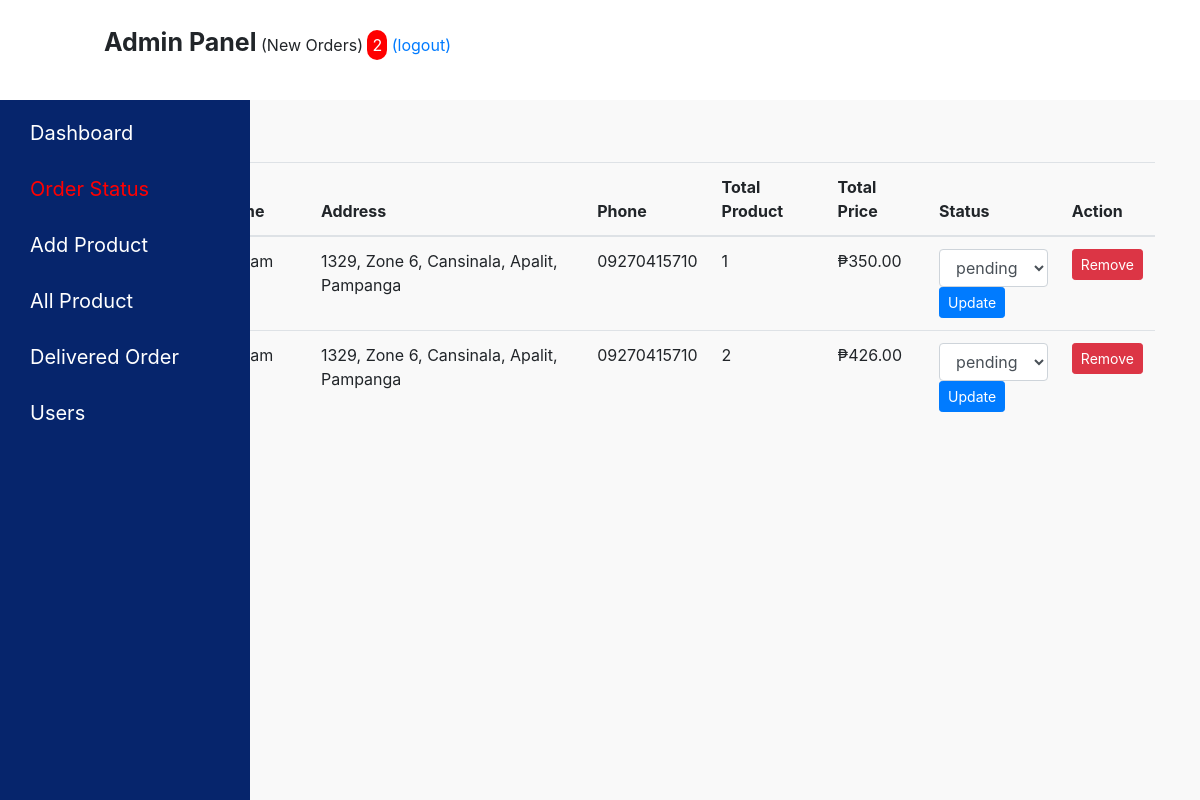
The app's page /admin/pending_orders.php (signed in), older data.
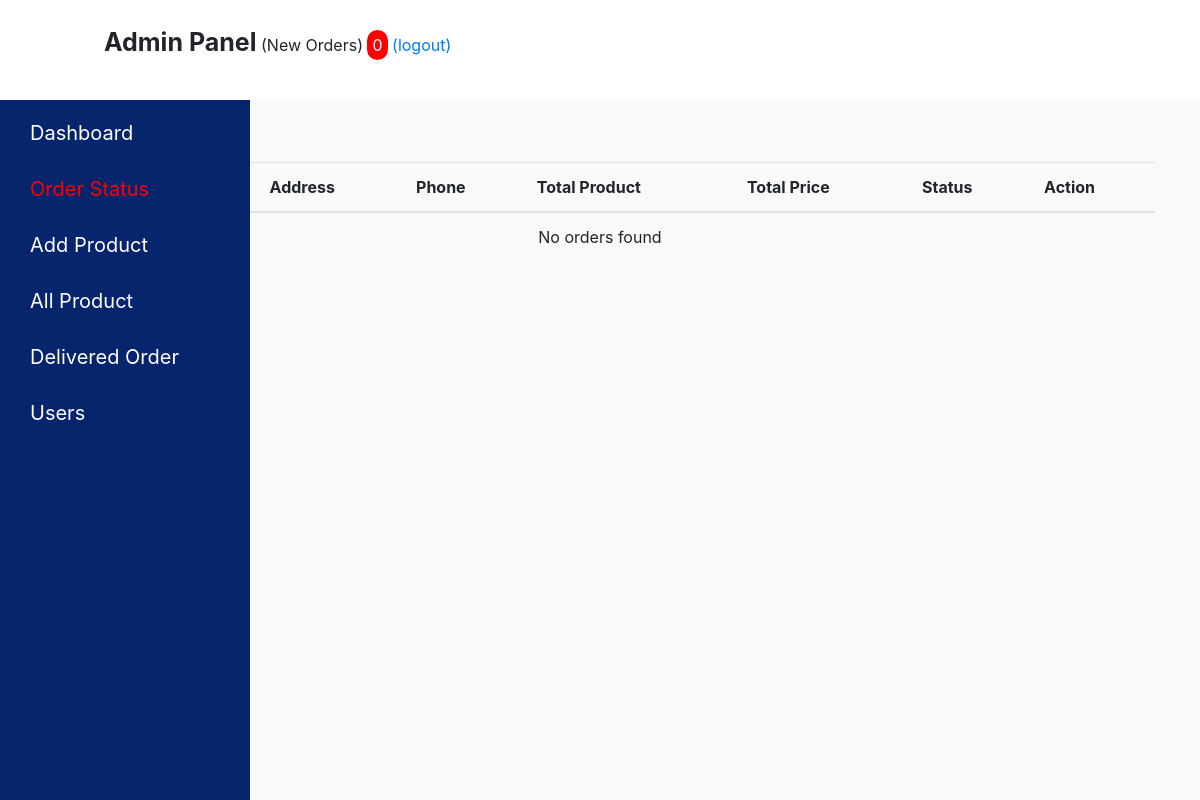
The same page, newer data.
### tables this page shows
CREATE TABLE `orders` (
  `id` int(100) NOT NULL,
  `userid` int(100) NOT NULL,
  `name` varchar(100) NOT NULL,
  `address` varchar(100) NOT NULL,
  `phone` int(100) DEFAULT NULL,
  `mobnumber` varchar(15) DEFAULT NULL,
  `payment_method` varchar(50) NOT NULL,
  `txid` varchar(100) NOT NULL,
  `totalproduct` varchar(100) NOT NULL,
  `totalprice` int(100) NOT NULL,
  `status` varchar(100) DEFAULT NULL,
  `created_at` timestamp(6) NOT NULL DEFAULT current_timestamp(6)
);

### admin/pending_orders.php (the view, shortened to what this page needs)
<?php
include 'header.php';
include 'lib/connection.php';
$sql = "SELECT * FROM orders";
$result = $conn->query($sql);
?>
<!DOCTYPE html>
<html lang="en">
<head>
    <link rel="stylesheet" href="css/pending_orders.css">
</head>
<body>
<div class="container pendingbody">
  <h5>Order Management</h5>
  <table class="table">
    <thead>
      <tr>
        <th scope="col">Date</th>
        <th scope="col">Name</th>
        <th scope="col">Address</th>
        <th scope="col">Phone</th>
        <th scope="col">Total Product</th>
        <th scope="col">Total Price</th>
        <th scope="col">Status</th>
        <th scope="col">Action</th>
      </tr>
    </thead>
    <tbody>
    <?php
    if (mysqli_num_rows($result) > 0) {
        while ($row = mysqli_fetch_assoc($result)) {
            ?>
            <tr>
              <td>
              </td>
              <td><?php echo htmlspecialchars($row["name"]); ?></td>
              <td><?php echo htmlspecialchars($row["address"]); ?></td>
              <td>
                <?php
                  $phone = $row["phone"];
                  if (preg_match('/^[0-9]+$/', $phone) && strlen($phone) >= 7 && strlen($phone) <= 15) {
                    echo htmlspecialchars($phone);
                  } elseif (!empty($row["mobnumber"])) {
                    echo htmlspecialchars($row["mobnumber"]);
                  } else {
                    echo "N/A";
                  }
                ?>
              </td>
              <td>
                <?php
                  $products = explode(',', $row["totalproduct"]);
                  $total_quantity = 0;
                  foreach ($products as $prod) {
                    if (preg_match('/\((\d+)\)/', $prod, $matches)) {
                      $total_quantity += (int)$matches[1];
                    }
                  }
                  echo htmlspecialchars($total_quantity);
                ?>
              </td>
              <td><?php echo "₱" . number_format($row["totalprice"], 2); ?></td>
              <td>
                <form action="<?php echo $_SERVER['PHP_SELF']; ?>" method="post">
                  <select name="update_status" class="form-control">
                    <option selected disabled><?php echo $row['status']; ?></option>
                  </select>
                  <input type="submit" value="Update" name="update_update_btn" class="btn btn-primary btn-sm">
                </form>
              </td>
              <td><a href="pending_orders.php?remove=<?php echo $row['id']; ?>" class="btn btn-danger btn-sm">Remove</a></td>
            </tr>
            <?php
        }
    } else {
        echo "<tr><td colspan='8' class='text-center'>No orders found</td></tr>";
    }
    ?>
    </tbody>
  </table>
</div>
</body>
</html>

### admin/header.php (shortened to what this page needs)
<?php
include 'lib/connection.php';
$sql = "SELECT * FROM orders where status='pending'";
$result = $conn -> query ($sql);
?>
<!DOCTYPE html>
<html>
<head>
	<link
	  rel="stylesheet" href="../css/bootstrap.min.css"
	/>
	<link rel="stylesheet" href="css/style.css">
</head>
<body>
	<section class="header" id="header">
		<i class="fas fa-bars fixed" onclick="openside()"></i>
		<div class="line-fixed">Admin Panel</div>
		<?php
		$c=0;
		  if (mysqli_num_rows($result) > 0) {
			while($row = mysqli_fetch_assoc($result)) {
				$c=$c+1;
			}
		}
			  ?>
		<span>(New Orders)</span>
		<span style="    border-radius: 20px;
	background-color: red;
	color: white;
	padding: 5px;"><?php echo $c ;?></span>
		<a href="a_logout.php">(logout)</a>
	</section>
	<div class="sidenav" onmouseleave="closeside()" id="sidenav"  >
		<ul class="navbar-nav">
		   <li class="nav-item">
				<a class="nav-link d" href="home.php">Dashboard</a>
			</li>
			<li class="nav-item">
				<a class="nav-link po" href="pending_orders.php">Order Status</a>
			</li>
			<li class="nav-item">
				<a class="nav-link ap" href="add_product.php">Add Product</a>
			</li>
			<li class="nav-item">
				<a class="nav-link vp" href="all_product.php">All Product</a>
			</li>
			<li class="nav-item">
				<a class="nav-link ao" href="all_orders.php">Delivered Order</a>
			</li>
			<li class="nav-item">
				<a class="nav-link u" href="users.php">Users</a>
			</li>
		</ul>
	</div>
</body>
</html>

Row changes from the older to the newer data that the page shows:
removed orders: address "1329, Zone 6, Cansinala, Apalit, Pampanga", mobnumber "09270415710", total_quantity "1", totalprice "350.00", update_status "pending"
removed orders: address "1329, Zone 6, Cansinala, Apalit, Pampanga", mobnumber "09270415710", total_quantity "2", totalprice "426.00", update_status "pending"
Text that changed along with them:
$c: "2" → "0"
text now shown: "No orders found"
